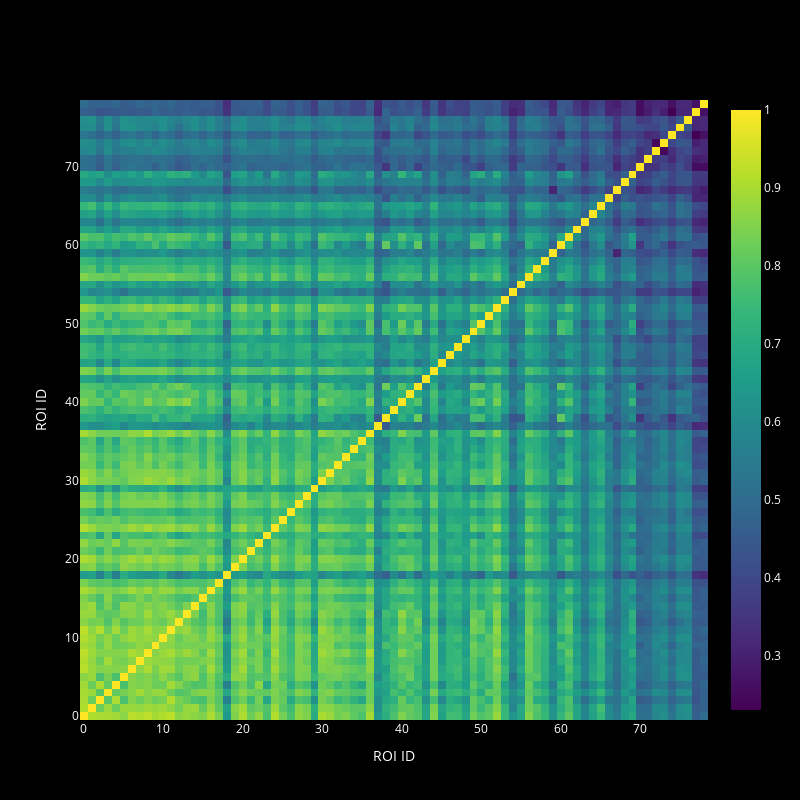

Notebook source saved alongside this figure:
### Markdown cell above
## Naive synchrony from raw signal

### Code cell
raw_signal_pearson(array)

### Figure 1 — Plotly figure (JSON) as saved in the notebook; plotly's stock layout.template omitted (floating-point values rounded to 4 significant figures; data arrays with more than 128 entries replaced by an {"elided": "..."} marker saying what was removed)
{"data": [{"colorscale": [[0, "#440154"], [0.1111, "#482878"], [0.2222, "#3e4989"], [0.3333, "#31688e"], [0.4444, "#26828e"], [0.5556, "#1f9e89"], [0.6667, "#35b779"], [0.7778, "#6ece58"], [0.8889, "#b5de2b"], [1, "#fde725"]], "type": "heatmap", "z": {"elided": "79x79 float values"}}], "layout": {"coloraxis": {"colorbar": {"title": {"text": "Pearson Correlation"}}}, "font": {"color": "white"}, "height": 800, "paper_bgcolor": "black", "plot_bgcolor": "black", "width": 800, "xaxis": {"title": {"text": "ROI ID"}}, "yaxis": {"title": {"text": "ROI ID"}}}}
